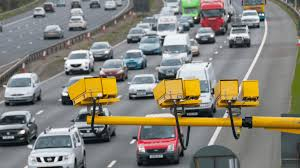
#> input picture Labs/ETE-3/program1.jpg, 300 x 168 px
$ jupyter execute 2448507_Program1.ipynb   (older library calls are emulated)
#> lines starting #> are read from the running program, lines starting #| are printed output that depends on the picture; after the words box and inside, x2 and y2 are one past the last pixel; in counts of white or black regions, pixels touching at a corner belong together
[cell 1]
import cv2
import numpy as np
import matplotlib.pyplot as plt

# Load traffic sign image
image = cv2.imread("program1.jpg", cv2.IMREAD_GRAYSCALE)
#> image: shape (168, 300); min 0, max 255, mean 129

[cell 2]
# Apply Built-in Sobel Operator
sobel_x = cv2.Sobel(image, cv2.CV_64F, 1, 0, ksize=3)
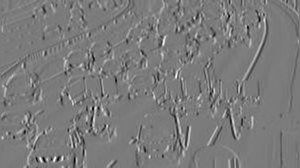
#> sobel_x: shape (168, 300) float64; min -804, max 855, mean -0.5; drawn with min black and max white
sobel_y = cv2.Sobel(image, cv2.CV_64F, 0, 1, ksize=3)
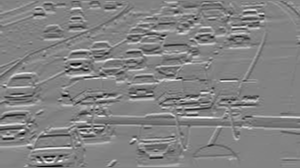
#> sobel_y: shape (168, 300) float64; min -848, max 804, mean -1; drawn with min black and max white
sobel_combined = cv2.magnitude(sobel_x, sobel_y)
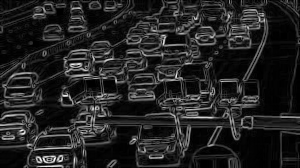
#> sobel_combined: shape (168, 300) float64; min 0, max 886.7, mean 123.3; drawn with min black and max white

# User-defined Sobel Operator using convolution
sobel_x_kernel = np.array([[-1, 0, 1], [-2, 0, 2], [-1, 0, 1]])
sobel_y_kernel = np.array([[-1, -2, -1], [0, 0, 0], [1, 2, 1]])

sobel_x_custom = cv2.filter2D(image, -1, sobel_x_kernel)
sobel_y_custom = cv2.filter2D(image, -1, sobel_y_kernel)
sobel_custom_combined = np.sqrt(sobel_x_custom**2 + sobel_y_custom**2)
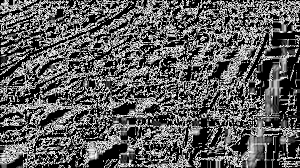
#> sobel_custom_combined: shape (168, 300) float16; min 0, max 15.81, mean 5.83; drawn with min black and max white

# Display Results
fig, axes = plt.subplots(2, 3, figsize=(12, 6))

titles = [
    "Original", "Sobel X (Built-in)", "Sobel Y (Built-in)",
    "Sobel X (Custom)", "Sobel Y (Custom)", "Sobel Combined"
]
images = [image, sobel_x, sobel_y, sobel_x_custom, sobel_y_custom, sobel_custom_combined]

# Loop through subplots and display images
for ax, img, title in zip(axes.ravel(), images, titles):
    ax.imshow(img, cmap='gray')
    ax.set_title(title, fontsize=12, pad=10)  # Increase padding
    ax.axis("off")  # Hide axes for better clarity
#> this loop made 6 passes
#> title on passes 1 to 6: 'Original', 'Sobel X (Built-in)', 'Sobel Y (Built-in)', 'Sobel X (Custom)', 'Sobel Y (Custom)', 'Sobel Combined'

# Adjust layout to prevent overlap
plt.tight_layout()
plt.subplots_adjust(hspace=0.3, wspace=0.3)  # Increase spacing between plots

plt.show()

[cell 3]
# Built-in Prewitt Operator (Using Filter2D)
prewitt_x_kernel = np.array([[-1, 0, 1], [-1, 0, 1], [-1, 0, 1]])
prewitt_y_kernel = np.array([[-1, -1, -1], [0, 0, 0], [1, 1, 1]])

prewitt_x = cv2.filter2D(image, -1, prewitt_x_kernel)
prewitt_y = cv2.filter2D(image, -1, prewitt_y_kernel)
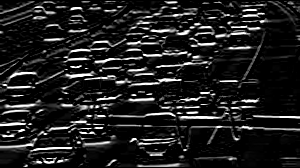
#> prewitt_y: shape (168, 300); min 0, max 255, mean 30.9
prewitt_combined = np.sqrt(prewitt_x**2 + prewitt_y**2)
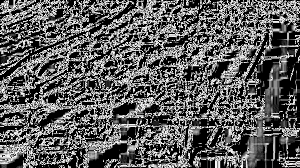
#> prewitt_combined: shape (168, 300) float16; min 0, max 15.91, mean 5.86; drawn with min black and max white

[cell 4]
# Compare with Sobel
sobel_x = cv2.Sobel(image, cv2.CV_64F, 1, 0, ksize=3)
sobel_y = cv2.Sobel(image, cv2.CV_64F, 0, 1, ksize=3)
sobel_combined = np.sqrt(sobel_x**2 + sobel_y**2)

# Display
plt.figure(figsize=(10,5))
plt.subplot(2,3,1), plt.imshow(image, cmap='gray'), plt.title("Original X-ray")
plt.subplot(2,3,2), plt.imshow(prewitt_x, cmap='gray'), plt.title("Prewitt X")
plt.subplot(2,3,3), plt.imshow(prewitt_y, cmap='gray'), plt.title("Prewitt Y")
plt.subplot(2,3,4), plt.imshow(sobel_combined, cmap='gray'), plt.title("Sobel Edge Detection")
plt.subplot(2,3,5), plt.imshow(prewitt_combined, cmap='gray'), plt.title("Prewitt Edge Detection")
plt.show()

[cell 5]
# Built-in Roberts Operator
roberts_x_kernel = np.array([[1, 0], [0, -1]])
roberts_y_kernel = np.array([[0, 1], [-1, 0]])

roberts_x = cv2.filter2D(image, -1, roberts_x_kernel)
roberts_y = cv2.filter2D(image, -1, roberts_y_kernel)
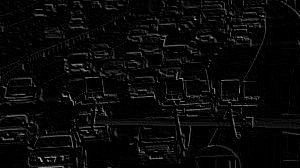
#> roberts_y: shape (168, 300); min 0, max 194, mean 8.9
roberts_combined = np.sqrt(roberts_x**2 + roberts_y**2)
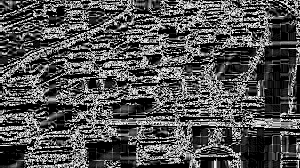
#> roberts_combined: shape (168, 300) float16; min 0, max 15.91, mean 5.19; drawn with min black and max white

# Display
plt.figure(figsize=(10,4))
plt.subplot(1,3,1), plt.imshow(image, cmap='gray'), plt.title("Original")
plt.subplot(1,3,2), plt.imshow(roberts_combined, cmap='gray'), plt.title("Roberts Edge Detection")
plt.show()

[cell 6]
# Apply Laplacian
laplacian = cv2.Laplacian(image, cv2.CV_64F, ksize=31)
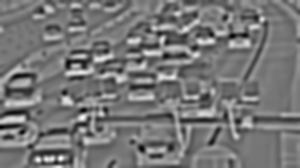
#> laplacian: shape (168, 300) float64; min -2.8e+18, max 3.19e+18, mean 3.32e+14; drawn with min black and max white

# Display
plt.figure(figsize=(6,4))
plt.subplot(1,2,1), plt.imshow(image, cmap='gray'), plt.title("Original")
plt.subplot(1,2,2), plt.imshow(laplacian, cmap='gray'), plt.title("Laplacian Edge Detection")
plt.show()

[cell 7]
# Apply Canny Edge Detection
canny_edges = cv2.Canny(image, threshold1=50, threshold2=150)
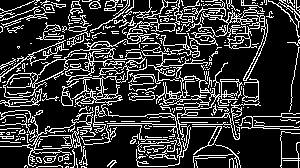
#> canny_edges: shape (168, 300); 21.2% white in thin lines or dots

# Display
plt.figure(figsize=(6,4))
plt.subplot(1,2,1), plt.imshow(image, cmap='gray'), plt.title("Original MRI")
plt.subplot(1,2,2), plt.imshow(canny_edges, cmap='gray'), plt.title("Canny Edge Detection")
plt.show()

$ run again, with Labs/ETE-3/program2.jpg copied over Labs/ETE-3/program1.jpg
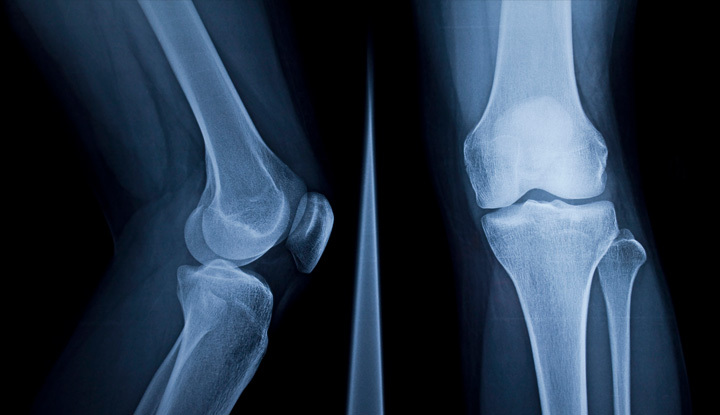
#> input picture Labs/ETE-3/program2.jpg, 720 x 415 px
#> `sobel_custom_combined = np.sqrt(sobel_x_custom**2 + sobel_y_custom**2)`:
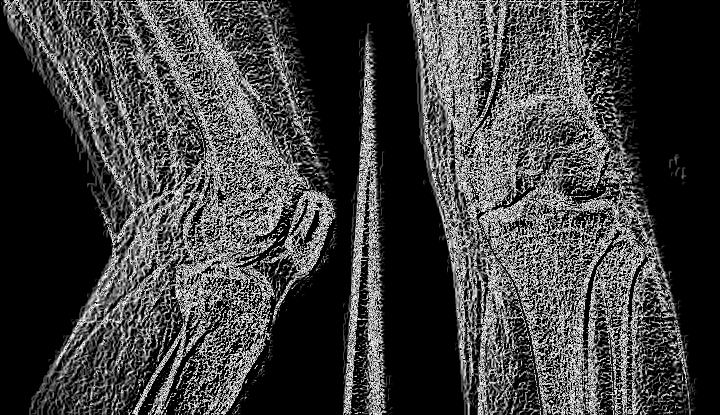
#> sobel_custom_combined: shape (415, 720) float16; min 0, max 15.81, mean 3.94; drawn with min black and max white
#> the loop `for ax, img, title in zip(axes.ravel(), images, titles):` made 6 passes
#> title on passes 1 to 6: 'Original', 'Sobel X (Built-in)', 'Sobel Y (Built-in)', 'Sobel X (Custom)', 'Sobel Y (Custom)', 'Sobel Combined'
#> `canny_edges = cv2.Canny(image, threshold1=50, threshold2=150)`:
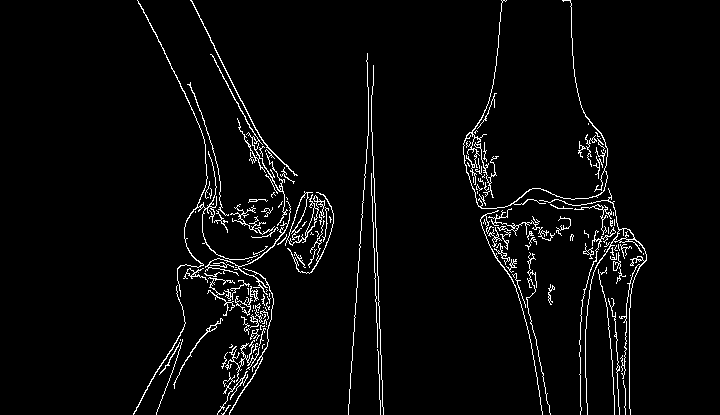
#> canny_edges: shape (415, 720); 3.6% white in thin lines or dots, all inside (x1, y1, x2, y2) = (133, 0, 647, 415)
